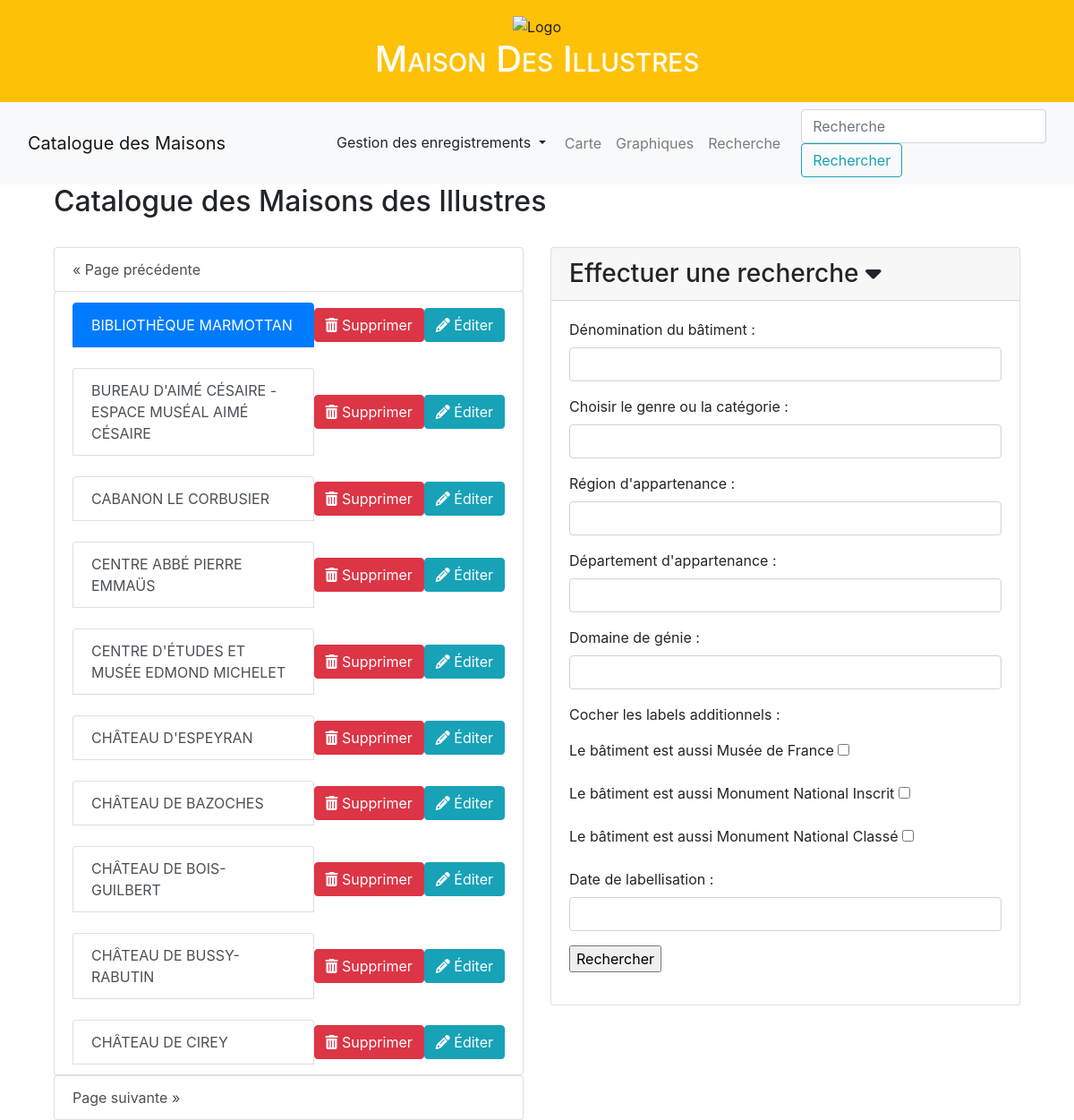
The app's page /maisons/2 with its own data.
### appli/app/models/data.py (models this page shows, shortened)
class Maisons(db.Model):
    __tablename__ = "maisons"
    id = db.Column(db.String(500), primary_key=True)
    denomination = db.Column(db.String(45))
    code_postal = db.Column(db.String(5))
    dpmt = db.Column(db.String(45))
    region = db.Column(db.String(45))
    adresse = db.Column(db.String(45))
    commune = db.Column(db.String(45))
    code_INSEE = db.Column(db.String(5))
    pays = db.Column(db.String(45))
    date_label = db.Column(db.Integer)
    latitude = db.Column(db.Float)
    longitude = db.Column(db.Float)
    museeFrance = db.Column(db.Boolean)
    monumentsInscrits = db.Column(db.Boolean)
    monumentsClasses = db.Column(db.Boolean)
    nombreSPR = db.Column(db.Integer, nullable=True)
    type = db.Column(db.Enum(Domaine))
    idWikidata = db.Column(
        db.String(20),
        db.ForeignKey('personnes.idWikidata'))

### appli/app/routes/generales.py (the view)
@app.route("/", methods=['GET', 'POST'])
@app.route("/maisons", methods=['GET', 'POST'])
@app.route("/maisons/<int:page>", methods=['GET', 'POST'])
def maisons(page=1):
    form=Recherche()
    donnees = Maisons.query.order_by(Maisons.denomination).paginate(page=page, per_page=app.config["MAISONS_PER_PAGE"])
    return render_template("pages/liste.html",
        sous_titre="Liste des maisons",
        donnees=donnees,
        form=form)

### appli/app/models/formulaires.py
class Recherche(FlaskForm):
    denomination =  StringField("denomination", validators=[])
    type =  SelectField("type", choices=[], validators = [])
    region = SelectField("region", choices=[], validators=[])
    departement = SelectField("departement", choices=[])
    genre = SelectField("genre", choices=[], validators=[])
    museeFrance =  BooleanField("musee_france", default=False)
    monumentsInscrits =  BooleanField("monuments_inscrits", default=False)
    monumentsClasses =  BooleanField("monuments_classes", default=False)
    date_label = SelectField("date_label", choices=[], validators=[])

### appli/app/templates/pages/liste.html (shortened to what this page needs)
{% extends "partials/conteneur.html" %}
{% block body %}
<section class="padding-lg">
    <div class="container">
        <div class="row heading heading-icon">
            <div class="col-12">
                <h2>Catalogue des Maisons des Illustres</h2>
            </div>
        </div>
        <br>
        <div class="row">
            <div class="col-md-6">
                <div class="list-group" id="list-tab" role="tablist">
                    {% if donnees.prev_num %}
                        <a class="list-group-item list-group-item-action btn btn-outline-dark {% if donnees.page == 1 %}disabled{% endif %}"
                           id="list-list-prev" href="{{ url_for('maisons', page=donnees.prev_num) }}">
                            &laquo; Page précédente
                        </a>
                    {% endif %}
                    <ul class="list-group">
                        {% for maisons in donnees.items %}
                            <li class="list-group-item d-flex justify-content-between align-items-center">
                                <a class="list-group-item list-group-item-action {% if loop.index == 1 %}active{% endif %}"
                                   href="{{ url_for('info_maisons', nom_maisons=maisons.denomination)}}" role="tab"
                                   aria-controls="{{maisons.denomination}}">
                                   {{maisons.denomination}}
                                </a>
                                <div class="btn-group btn-group-sm">
                                    <form action="{{ url_for('sup_maison', nom_maison=maisons.denomination) }}" method="post" class="del-component">
                                        <button class="btn btn-danger" type="submit">
                                            <i class="fa fa-trash"></i> Supprimer
                                        </button>
                                    </form>
                                </div>
                                <div class="btn-group btn-group-sm">
                                    <a href="{{ url_for('update_maisons', nom_maison=maisons.denomination) }}">
                                        <button class="btn btn-info" type="submit">
                                            <i class="fa fa-pencil"></i> Éditer
                                        </button>
                                    </a>
                                </div>
                            </li>
                        {% endfor %}
                    </ul>
                    {% if donnees.next_num %}
                        <a class="list-group-item list-group-item-action btn btn-outline-dark{% if donnees.page == donnees.pages %} disabled{% endif %}"
                           id="list-list-next" href="{{ url_for('maisons', page=donnees.next_num) }}">
                            Page suivante &raquo;
                        </a>
                    {% endif %}
                </div>
            </div>
            <div class="col-md-6">
                <div class="card">
                    <h3 class="card-header" data-toggle="collapse" data-target="#collapseExample" aria-expanded="false" aria-controls="collapseExample">
                        Effectuer une recherche <i class="fa-solid fa-caret-down"></i>
                    </h3>
                    <div class="collapse show" id="collapseExample">
                        <div class="card-body">
                            {% include "partials/formulaires/recherche.html" %}
                        </div>
                    </div>
                </div>
            </div>
        </div>
    </div>
</section>
{%endblock%}

### records on screen
Maisons: denomination "BIBLIOTHÈQUE MARMOTTAN"
Maisons: denomination "BUREAU D'AIMÉ CÉSAIRE - ESPACE MUSÉAL AIMÉ CÉSAIRE"
Maisons: denomination "CABANON LE CORBUSIER"
Maisons: denomination "CENTRE ABBÉ PIERRE EMMAÜS"
Maisons: denomination "CENTRE D'ÉTUDES ET MUSÉE EDMOND MICHELET"
Maisons: denomination "CHÂTEAU D'ESPEYRAN"
Maisons: denomination "CHÂTEAU DE BAZOCHES"
Maisons: denomination "CHÂTEAU DE BOIS- GUILBERT"
Maisons: denomination "CHÂTEAU DE BUSSY-RABUTIN"
Maisons: denomination "CHÂTEAU DE CIREY"
